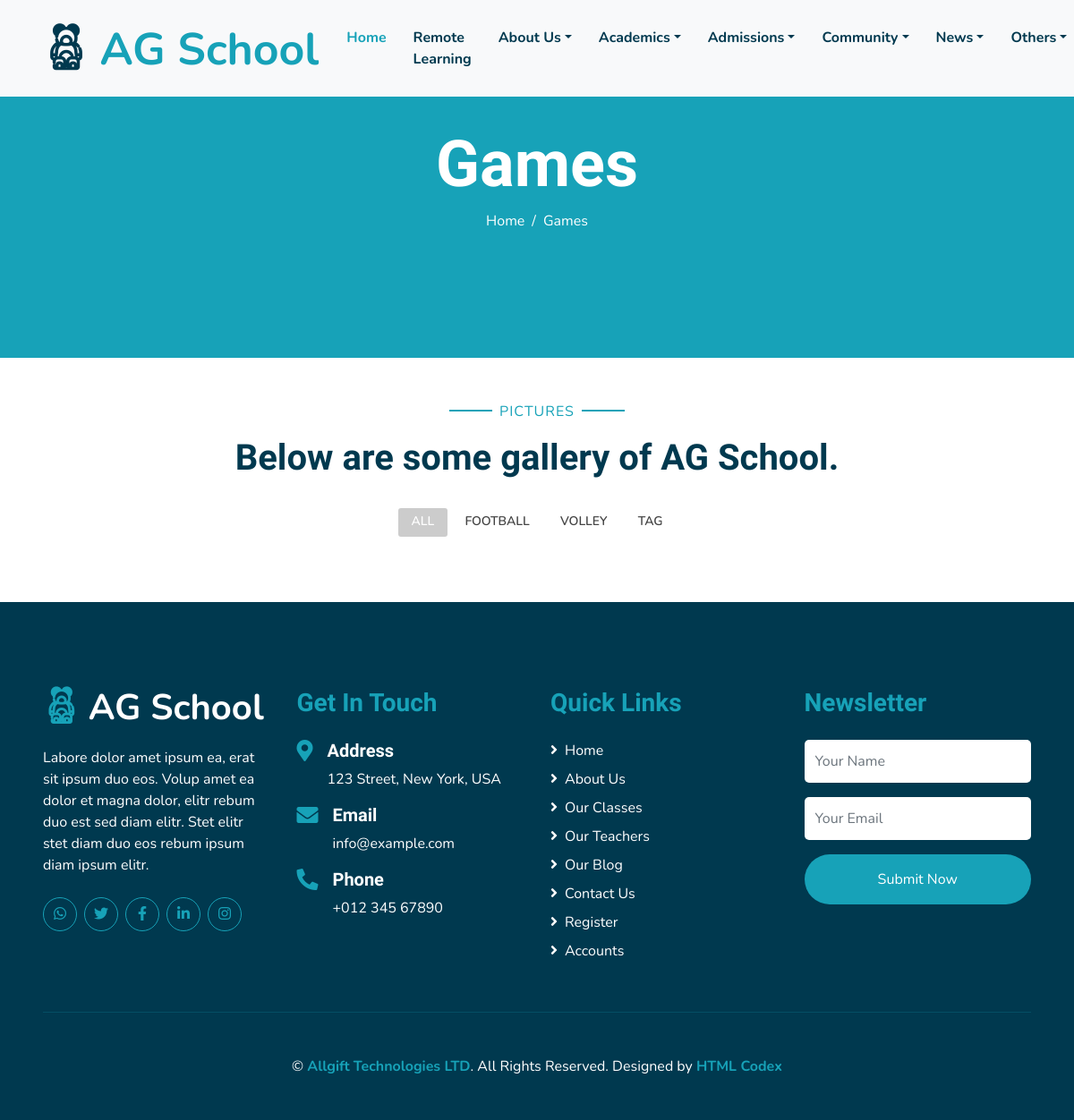
/games/, run on the app's committed database.
### core/models.py (models this page shows, shortened)
class GamesCategory(models.Model):
    category = models.CharField(max_length=50, choices=GAMES_CATEGORY)

### core/views.py (the view)
# urls.py: path("games/", views.games, name='games'),
def games(request):
    games_cat = GamesCategory.objects.all()
    games = Games.objects.all()
    context = {
        'games_cat': games_cat,
        'games': games
    }
    return render(request, 'core/games.html', context)

### templates/core/games.html (shortened to what this page needs)
{% extends 'base.html' %}
{% load static %}
{% block content %}
    <div class="container-fluid bg-primary mb-5">
      <div
        class="d-flex flex-column align-items-center justify-content-center"
        style="min-height: 400px"
      >
        <h3 class="display-3 font-weight-bold text-white">Games</h3>
        <div class="d-inline-flex text-white">
          <p class="m-0"><a class="text-white" href="{% url 'home' %}">Home</a></p>
          <p class="m-0 px-2">/</p>
          <p class="m-0">Games</p>
        </div>
      </div>
    </div>
    <section id="portfolio" class="portfolio">
      <div class="container" data-aos="fade-up">
        <div class="text-center pb-2">
          <p class="section-title px-5">
            <span class="px-2">PICTURES</span>
          </p>
          <h1 class="mb-4">Below are some gallery of AG School.</h1>
        </div>
        <div class="row" data-aos="fade-up" data-aos-delay="100">
          <div class="col-lg-12 d-flex justify-content-center">
            <ul id="portfolio-flters">
              <li data-filter="*" class="filter-active">All</li>
              {% for gallery in  games_cat %}
                <li data-filter=".filter-{{gallery.category}}">{{gallery.category}}</li>
              {% endfor %}
            </ul>
          </div>
        </div>
      </div>
    </section>
{% endblock content %}

### data on the page
GamesCategory: category "FOOTBALL"
GamesCategory: category "VOLLEY"
GamesCategory: category "TAG"
